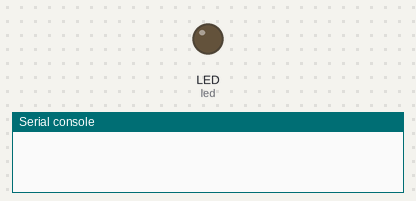
Bench run of a program on a simulated CircuitPython board. On the bench: output pins drawn as LEDs (lit = HIGH), the last lines printed to the serial console. USB keyboard and mouse output is not drawn.

Above: at 0.1 s.
At 1.1 s:
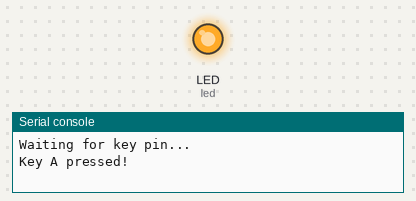
Timing chart, 0 to 2.6 s (numbered marks = the images above):
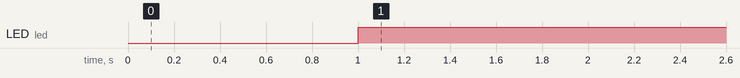

Measured:
- by itself, LED (led): LOW → HIGH at 1.0 s

The program:

code.py
```python
import time
import board
import digitalio
import usb_hid
from adafruit_hid.keyboard import Keyboard
from adafruit_hid.keyboard_layout_us import KeyboardLayoutUS
from adafruit_hid.keycode import Keycode

# USR/BT button acts as A key on a keyboard
key_a = digitalio.DigitalInOut(board.USR_BTN)
key_a.direction = digitalio.Direction.INPUT
key_a.pull = digitalio.Pull.DOWN

# Red LED indicates A key is pressed
led = digitalio.DigitalInOut(board.LED)
led.direction = digitalio.Direction.OUTPUT

# The keyboard object!
time.sleep(1)  # Sleep for a bit to avoid a race condition on some systems
keyboard = Keyboard(usb_hid.devices)
keyboard_layout = KeyboardLayoutUS(keyboard)

print("Waiting for key pin...")

while True:
    if not key_a.value:
        print("Key A pressed!")

        # Turn on Red LED
        led.value = True

        while not key_a.value:
            pass    # Wait for key A released

        # Type keycode `Shift+A`
        keyboard.press(Keycode.SHIFT, Keycode.A)
        keyboard.release_all()

        # Turn off Red LED
        led.value = False

    time.sleep(0.01)
```
